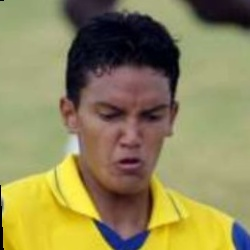
#> input picture backend/data/raw_data/lfw_funneled/Abel_Aguilar/Abel_Aguilar_0001.jpg, 250 x 250 px, found by its file name; its folder holds only this picture in this run
$ python retrain_model.py
#> lines starting #> are read from the running program, lines starting #| are printed output that depends on the picture
import os
import numpy as np
import cv2
from PIL import Image
import joblib
from sklearn.model_selection import train_test_split
from sklearn.ensemble import RandomForestClassifier
from sklearn.metrics import classification_report, confusion_matrix, accuracy_score
import matplotlib.pyplot as plt
import seaborn as sns
from pathlib import Path
import shutil
import tarfile

class FacialParalysisTrainer:
    def __init__(self):
        self.paralytic_path = r"C:\Users\Aneeta\Downloads\archive (4)\Strokefaces\droopy"
        self.normal_path = r"C:\Users\Aneeta\Downloads\normal face"
        self.model_path = "models/retrained_ai_model.pkl"
        self.scaler_path = "models/retrained_scaler.pkl"
        self.image_size = (64, 64)  # Increased size for better feature extraction

    def extract_lfw_dataset(self):
        """Extract LFW dataset if not already extracted"""
        lfw_tar = os.path.join(self.normal_path, "lfw-funneled.tgz")
        lfw_extracted = os.path.join(self.normal_path, "lfw_funneled")

        if not os.path.exists(lfw_extracted):
            print("Extracting LFW dataset...")
            with tarfile.open(lfw_tar, 'r:gz') as tar:
                tar.extractall(self.normal_path)
            print("LFW dataset extracted successfully!")
        else:
            print("LFW dataset already extracted.")

        return lfw_extracted

    def preprocess_image(self, image_path):
        """Preprocess a single image for training"""
        try:
            # Load image
            image = cv2.imread(image_path)
#> image is the input picture: shape (250, 250, 3); mean B, G, R 87.7, 135.3, 143.8
            if image is None:
                return None

            # Convert to RGB
            image = cv2.cvtColor(image, cv2.COLOR_BGR2RGB)

            # Resize image
            image = cv2.resize(image, self.image_size)
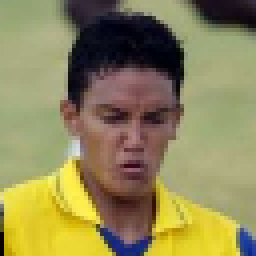
#> image: shape (64, 64, 3) (shown 4 times larger); mean R, G, B 143.7, 135.1, 87.5

            # Convert to grayscale for feature extraction
            gray = cv2.cvtColor(image, cv2.COLOR_RGB2GRAY)
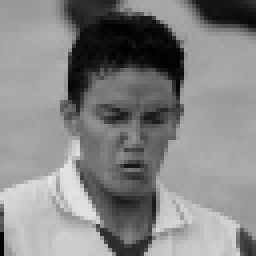
#> gray: shape (64, 64) (shown 4 times larger); min 1, max 228, mean 132.3

            # Apply histogram equalization
            gray = cv2.equalizeHist(gray)
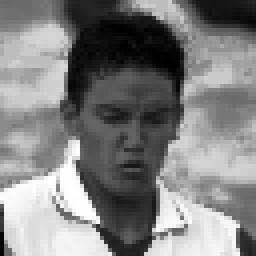
#> gray: shape (64, 64) (shown 4 times larger); min 0, max 255, mean 129

            # Flatten the image
            features = gray.flatten()
#> features = 4096 values, max 255 at index 2703, min 0 at index 799, mean 129

            return features
        except Exception as e:
            print(f"Error processing {image_path}: {e}")
            return None

    def load_paralytic_images(self):
        """Load and preprocess paralytic face images"""
        print("Loading paralytic face images...")
        paralytic_features = []
        paralytic_labels = []

        if not os.path.exists(self.paralytic_path):
            print(f"Paralytic path not found: {self.paralytic_path}")
            return [], []

        image_files = [f for f in os.listdir(self.paralytic_path)
                      if f.lower().endswith(('.jpg', '.jpeg', '.png', '.bmp'))]

        print(f"Found {len(image_files)} paralytic images")

        for i, image_file in enumerate(image_files):
            if i % 50 == 0:
                print(f"Processing paralytic image {i+1}/{len(image_files)}")

            image_path = os.path.join(self.paralytic_path, image_file)
            features = self.preprocess_image(image_path)

            if features is not None:
                paralytic_features.append(features)
                paralytic_labels.append(1)  # 1 for paralytic

        print(f"Successfully processed {len(paralytic_features)} paralytic images")
        return paralytic_features, paralytic_labels

    def load_normal_images(self, max_images=2000):
        """Load and preprocess normal face images from LFW dataset"""
        print("Loading normal face images...")
        normal_features = []
        normal_labels = []

        lfw_extracted = self.extract_lfw_dataset()

        if not os.path.exists(lfw_extracted):
            print(f"LFW extracted path not found: {lfw_extracted}")
            return [], []

        # Get all subdirectories (person names)
        person_dirs = [d for d in os.listdir(lfw_extracted)
                      if os.path.isdir(os.path.join(lfw_extracted, d))]

        print(f"Found {len(person_dirs)} person directories in LFW")

        processed_count = 0
        for person_dir in person_dirs:
            if processed_count >= max_images:
                break

            person_path = os.path.join(lfw_extracted, person_dir)
            image_files = [f for f in os.listdir(person_path)
                          if f.lower().endswith(('.jpg', '.jpeg', '.png'))]

            # Take up to 5 images per person to avoid bias
            for image_file in image_files[:5]:
                if processed_count >= max_images:
                    break

                if processed_count % 100 == 0:
                    print(f"Processing normal image {processed_count+1}/{max_images}")

                image_path = os.path.join(person_path, image_file)
                features = self.preprocess_image(image_path)

                if features is not None:
                    normal_features.append(features)
                    normal_labels.append(0)  # 0 for normal
                    processed_count += 1
#> pass 2 of the loop in load_normal_images, `for person_dir in person_dirs:`:
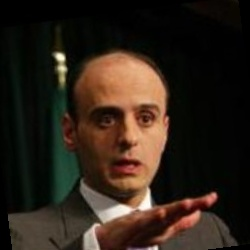
#> input picture backend/data/raw_data/lfw_funneled/Adel_Al-Jubeir/Adel_Al-Jubeir_0002.jpg, 250 x 250 px, found by its file name
#> in preprocess_image, image is the input picture: shape (250, 250, 3); mean B, G, R 24.6, 34.4, 45.7
#> in preprocess_image (call 2), `gray = cv2.cvtColor(image, cv2.COLOR_RGB2GRAY)`:
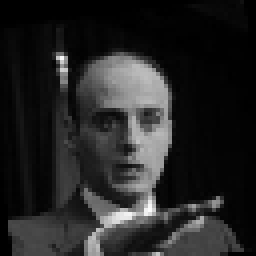
#> gray: shape (64, 64) (shown 4 times larger); min 0, max 252, mean 36.6
#> in preprocess_image (call 2), `gray = cv2.equalizeHist(gray)`:
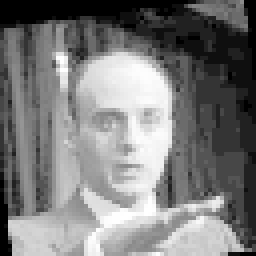
#> gray: shape (64, 64) (shown 4 times larger); min 0, max 255, mean 122.6
#> in preprocess_image (call 2), `features = gray.flatten()`: features = 4096 values, max 255 at index 911, min 0 at index 0, mean 122.6
#> pass 3 of the loop in load_normal_images, `for person_dir in person_dirs:`:
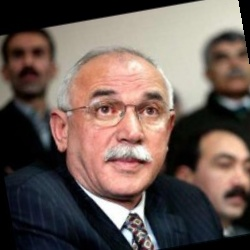
#> input picture backend/data/raw_data/lfw_funneled/Ahmet_Demir/Ahmet_Demir_0001.jpg, 250 x 250 px, found by its file name
#> in preprocess_image, image is the input picture: shape (250, 250, 3); mean B, G, R 85.9, 92.5, 109
#> in preprocess_image (call 3), `gray = cv2.cvtColor(image, cv2.COLOR_RGB2GRAY)`:
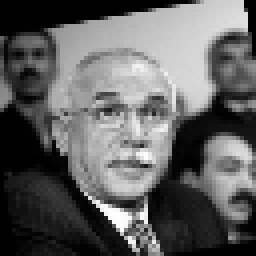
#> gray: shape (64, 64) (shown 4 times larger); min 0, max 254, mean 96.6
#> in preprocess_image (call 3), `gray = cv2.equalizeHist(gray)`:
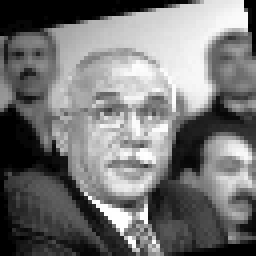
#> gray: shape (64, 64) (shown 4 times larger); min 0, max 255, mean 117.1
#> in preprocess_image (call 3), `features = gray.flatten()`: features = 4096 values, max 255 at index 2468, min 0 at index 0, mean 117.1
#> the loop made 4 passes; the first 3 are shown

        print(f"Successfully processed {len(normal_features)} normal images")
        return normal_features, normal_labels

    # [95 lines left out: functions create_balanced_dataset, train_model, save_model, not called in this run]

    def run_training(self):
        """Run the complete training process"""
        print("🚀 Starting Facial Paralysis Model Retraining...")
        print("=" * 60)

        # Load datasets
        paralytic_features, paralytic_labels = self.load_paralytic_images()
        normal_features, normal_labels = self.load_normal_images()

        if len(paralytic_features) == 0 or len(normal_features) == 0:
            print("❌ Error: Could not load sufficient data for training")
            return None

        # Create balanced dataset
        X, y = self.create_balanced_dataset(
            paralytic_features, paralytic_labels,
            normal_features, normal_labels
        )

        # Train model
        model, X_test, y_test, y_pred = self.train_model(X, y)

        # Save model
        self.save_model(model)

        print("=" * 60)
        print("✅ Model retraining completed successfully!")
        print(f"📊 Final accuracy: {model.score(X_test, y_test):.4f}")
        print(f"💾 Model saved to: {self.model_path}")

        return model

if __name__ == "__main__":
    trainer = FacialParalysisTrainer()
    model = trainer.run_training()
